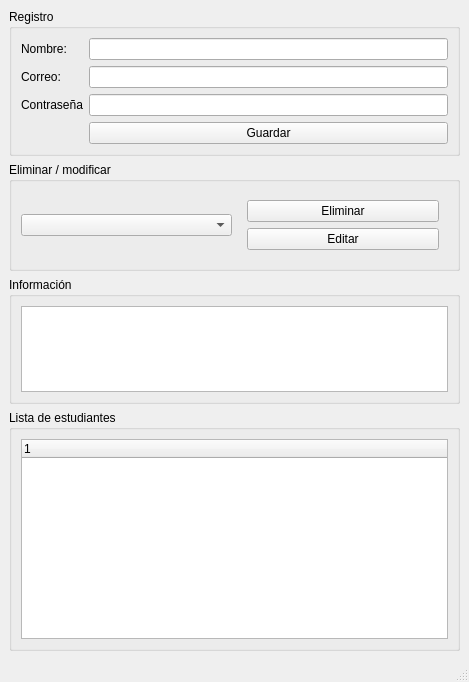
<?xml version="1.0" encoding="UTF-8"?>
<ui version="4.0">
 <class>MainWindow</class>
 <widget class="QMainWindow" name="MainWindow">
  <property name="geometry">
   <rect>
    <x>0</x>
    <y>0</y>
    <width>469</width>
    <height>682</height>
   </rect>
  </property>
  <property name="baseSize">
   <size>
    <width>0</width>
    <height>0</height>
   </size>
  </property>
  <property name="windowTitle">
   <string>Estudiantes</string>
  </property>
  <widget class="QWidget" name="centralwidget">
   <layout class="QVBoxLayout" name="verticalLayout">
    <item>
     <widget class="QGroupBox" name="groupBox_student">
      <property name="title">
       <string>Registro</string>
      </property>
      <layout class="QFormLayout" name="formLayout_2">
       <item row="0" column="0">
        <widget class="QLabel" name="label_name">
         <property name="text">
          <string>Nombre:</string>
         </property>
        </widget>
       </item>
       <item row="0" column="1">
        <widget class="QLineEdit" name="lineEdit_name"/>
       </item>
       <item row="1" column="0">
        <widget class="QLabel" name="label_email">
         <property name="text">
          <string>Correo:</string>
         </property>
        </widget>
       </item>
       <item row="1" column="1">
        <widget class="QLineEdit" name="lineEdit__email"/>
       </item>
       <item row="2" column="0">
        <widget class="QLabel" name="label_password">
         <property name="text">
          <string>Contraseña</string>
         </property>
        </widget>
       </item>
       <item row="2" column="1">
        <widget class="QLineEdit" name="lineEdit__password"/>
       </item>
       <item row="3" column="1">
        <widget class="QPushButton" name="pushButton_save">
         <property name="text">
          <string>Guardar</string>
         </property>
        </widget>
       </item>
      </layout>
     </widget>
    </item>
    <item>
     <widget class="QGroupBox" name="groupBox_del_mod">
      <property name="title">
       <string>Eliminar / modificar</string>
      </property>
      <layout class="QHBoxLayout" name="horizontalLayout_3">
       <item>
        <widget class="QComboBox" name="comboBox_del_mod"/>
       </item>
       <item>
        <widget class="QWidget" name="widget_del_mod" native="true">
         <layout class="QVBoxLayout" name="verticalLayout_3">
          <item>
           <widget class="QPushButton" name="pushButton_delete">
            <property name="text">
             <string>Eliminar</string>
            </property>
           </widget>
          </item>
          <item>
           <widget class="QPushButton" name="pushButton_edit">
            <property name="text">
             <string>Editar</string>
            </property>
           </widget>
          </item>
         </layout>
        </widget>
       </item>
      </layout>
     </widget>
    </item>
    <item>
     <widget class="QGroupBox" name="groupBox_info">
      <property name="title">
       <string>Información</string>
      </property>
      <layout class="QVBoxLayout" name="verticalLayout_2">
       <item>
        <widget class="QTextEdit" name="textEdit_info"/>
       </item>
      </layout>
     </widget>
    </item>
    <item>
     <widget class="QGroupBox" name="groupBox_list">
      <property name="title">
       <string>Lista de estudiantes</string>
      </property>
      <layout class="QVBoxLayout" name="verticalLayout_4">
       <item>
        <widget class="QTreeWidget" name="treeWidget_list">
         <property name="minimumSize">
          <size>
           <width>0</width>
           <height>200</height>
          </size>
         </property>
         <column>
          <property name="text">
           <string notr="true">1</string>
          </property>
         </column>
        </widget>
       </item>
      </layout>
     </widget>
    </item>
   </layout>
  </widget>
  <widget class="QMenuBar" name="menubar">
   <property name="geometry">
    <rect>
     <x>0</x>
     <y>0</y>
     <width>469</width>
     <height>22</height>
    </rect>
   </property>
  </widget>
  <widget class="QStatusBar" name="statusbar"/>
 </widget>
 <resources/>
 <connections/>
</ui>
